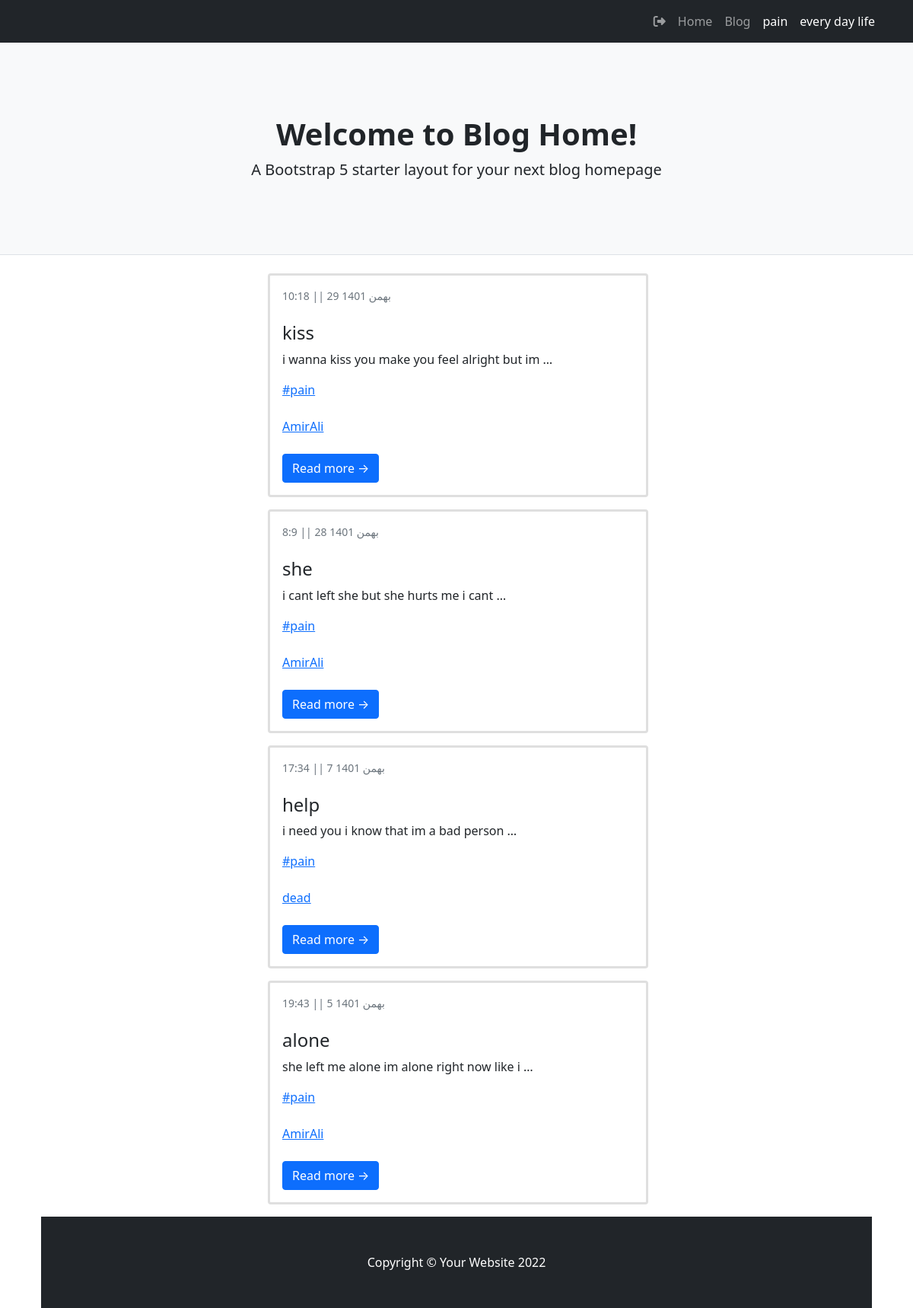
/category/pain, run on the app's committed database.
### blog/models.py (models this page shows, shortened)
class Category(models.Model):
    parent = models.ForeignKey("self",default=None,null=True,blank=True,on_delete=models.SET_NULL,related_name='children')
    title = models.CharField(max_length=200)
    slug = models.SlugField(max_length=100,unique=True)
    status = models.BooleanField(default=True,verbose_name="show")
    position = models.IntegerField(verbose_name="order")
    class Meta:
        ordering = ['parent__id','position']
    objects = CategorytManager()

class Article(models.Model):
    STATUS_CHOICES=(
        ('d','draft'),
        ("p",'publish'),
        ("i","pendeing"),#در دست برسی
        ("b","back")#خانواده شده برگشت داده شده
    )
    author = models.ForeignKey(User,on_delete=models.SET_NULL,null=True,related_name="posts_of_author")# اختصاص دادن یک نویسدنده برای پست
    title = models.CharField(max_length=200)
    slug = models.SlugField(max_length=100,unique=True)
    category = models.ManyToManyField(Category,related_name="post_of_category")
    descriptions = models.TextField()
    publish= models.DateTimeField(default=timezone.now)
    created = models.DateTimeField(auto_now_add=True)
    updated = models.DateTimeField(auto_now=True)
    is_special = models.BooleanField(default=False,verbose_name="special post")
    status = models.CharField(max_length=1,choices=STATUS_CHOICES)
    class Meta:
        ordering = ["-publish"]
    def jalali_get_publish(self):
         return jalali_converter(self.publish)
    jalali_get_publish.short_description = "date published"
    def category_to_str(self):
        return ", ".join([category.title for category in self.category.active()])
    category_to_str.short_description = "category"  # این اطلاعات را با چه تایتلی در پنل ادمین نشان دهد
    objects = PostManager()

### account/models.py (models this page shows)
class User(AbstractUser):   #ارث بری از کلاس یوزر خود جنگو و ایجاد یوزر جدید برای استفاده توی پروژه
    is_author = models.BooleanField(default=False)
    special_user = models.DateTimeField(default=timezone.now)
    def special_or_not(self):
        if(timezone.now() < self.special_user):   #ایا یوزر الان یوزر طلایی هست یا ن
            return True
        else:
            return False
    special_or_not.boolean = True
    special_or_not.short_description = "special user"

### blog/views.py (the view)
# urls.py: path('category/<slug:slug>',Category_list.as_view(),name="category"),
class Category_list(ListView):
    paginate_by = 5  # """پیچ انیشین صفجه کتگوری"""
    template_name = "blog/category.html"
    def get_queryset(self):
        global category
        slug = self.kwargs.get("slug")
        category = get_object_or_404(Category.objects.active(),slug=slug)
        return category.post_of_category.published()
    def get_context_data(self, **kwargs):
        context = super().get_context_data(**kwargs)
        context["category"] = category
        return context

### blog/models.py (called while the page is built)
    def published(self):
        return self.filter(status="p")

    def active(self):
        return self.filter(status=True)

### blog/templatetags/base_tag.py (called while the page is built)
@register.inclusion_tag("blog/partial/navbar_tag.html")
def category_navbar():
    return {"category":Category.objects.filter(status = True)}

### extensions/jalali.py (called while the page is built)
    def persian_tuple(self):
        return self.persian_year, self.persian_month, self.persian_day

### extensions/utils.py (called while the page is built)
def jalali_converter(date):
    date_to_str = "{},{},{}".format(date.year,date.month,date.day)
    date_to_tuple = jalali.Gregorian(date_to_str).persian_tuple()
    date_to_list = list(date_to_tuple)
    for index , month in enumerate(ir_month):
        if date_to_list[1] == index+1:
            date_to_list[1]= month
            break
    output = f" ||  {date_to_list[2]} {date_to_list[1]} {date_to_list[0]}"
    output2 = f"    {date.hour}:{date.minute} "
    retu = [output,output2]
    return retu[1] + retu[0]

### templates/blog/category.html (shortened to what this page needs)
{%extends 'blog/base_list.html'%}

### templates/blog/base_list.html (shortened to what this page needs)
{%extends "blog/base.html"%}
{%block main%}
        <div class="container ">
            <div class="row">
                <div class="col-lg-8">
                  {%for post in object_list%}
                  <div class="card mb-3">
                      <div class="card-body">
                          <div class="small text-muted">{{post.jalali_get_publish}}</div>
                          <h2 class="card-title h4">{{post.title}}</h2>
                          <p class="card-text">{{post.descriptions|striptags | truncatewords:10}}</p>
                            {%for cat in post.category.active%}
                            <a href='{%url "blog:category" cat.slug%}'><p class="card-text">#{{cat.title}}</p></a> <br>
                            {%endfor%}
                            <a href='{%url "blog:author" post.author%}'><p class="card-text">{{post.author}}</p></a> <br>
                          <a class="btn btn-primary" href="{%url 'blog:Details' post.slug%}">Read more →</a>
                      </div>
                  </div>
                  {%endfor%}
            </div>
        </div>
{%endblock%}

### templates/blog/partial/navbar_tag.html (shortened to what this page needs)
<div class="collapse navbar-collapse" id="navbarSupportedContent">
    <ul class="navbar-nav ms-auto mb-2 mb-lg-0">
        <a class="nav-link " href="{% url "account:logout" %}" role="button"><i class="fa fa-sign-out" aria-hidden="true"></i></a>
        <li class="nav-item"><a class="nav-link" href="{%url 'blog:home'%}">Home</a></li>
        <li class="nav-item"><a class="nav-link" aria-current="page" href="{%url "blog:home"%}">Blog</a></li>
        {%for cat in category%}
            {%if cat.parent == None%}
                <li class="nav-item">
                    <a class="nav-link active" aria-current="page" href="{%url "blog:category" cat.slug %}">{{cat.title}}</a>
                </li>
            {%endif%}
        {%endfor%}
    </ul>
</div>

### data on the page
Category: title "pain"
Category: title "every day life"
Article: jalali_get_publish "10:18 || 29 بهمن 1401", title "kiss", descriptions "i wanna kiss you make you feel alright but im …", author "AmirAli"
Article: jalali_get_publish "8:9 || 28 بهمن 1401", title "she", descriptions "i cant left she but she hurts me i cant …", author "AmirAli"
Article: jalali_get_publish "17:34 || 7 بهمن 1401", title "help", descriptions "i need you i know that im a bad person …", author "dead"
Article: jalali_get_publish "19:43 || 5 بهمن 1401", title "alone", descriptions "she left me alone im alone right now like i …", author "AmirAli"
